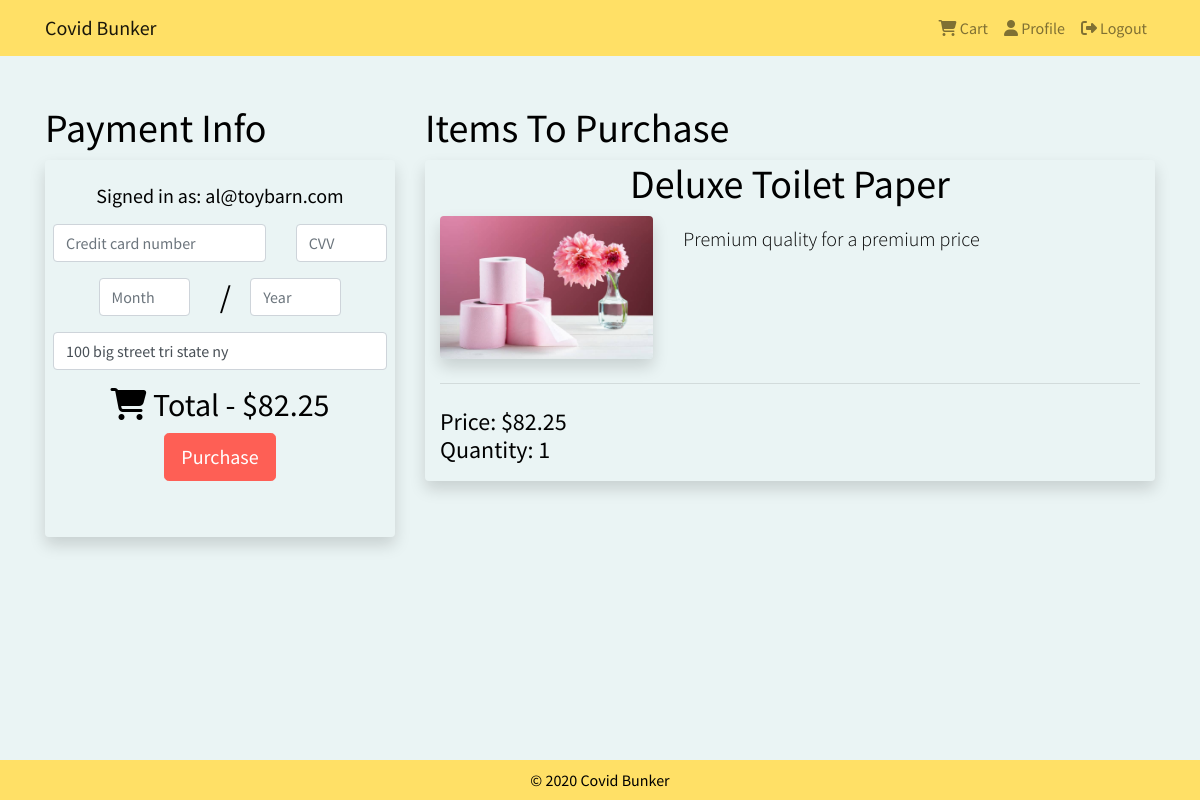
/checkout/5 (signed in), run on the app's committed database.
### tables this page shows
CREATE TABLE "Users" (
	"UID"	TEXT NOT NULL,
	"isAdmin"	INTEGER NOT NULL,
	"Email"	TEXT NOT NULL,
	"Address"	TEXT NOT NULL,
	PRIMARY KEY("UID")
);

CREATE TABLE "Products" (
	"PID"	INTEGER,
	"Name"	TEXT NOT NULL,
	"Description"	TEXT,
	"Price"	REAL NOT NULL,
	"Qty"	INTEGER NOT NULL,
	"ImgURL"	TEXT NOT NULL,
	"Category"	TEXT,
	"Status"	INTEGER,
	PRIMARY KEY("PID" AUTOINCREMENT)
);

### server.py (the view)
@app.route("/checkout/", methods=['GET'])
@app.route("/checkout/<int:PID>", methods=['GET'])
@app.route("/checkout/<int:PID>/<int:quantity>", methods=['GET'])
def checkout(PID=0, quantity=1):
    if session['signed_in'] == False:
        return redirect(url_for("login_get"))
    address = get_db().cursor().execute("select address from Users where uid = ?", (session['uid'],)).fetchone()[0]
    products = []
    total_price = 0.0
    if (PID == 0):
        products = get_cart()
        for p in products:
            total_price += p['price'] * p['quantity']
    else:
        conn = get_db()
        c = conn.cursor()
        product = c.execute('''
        SELECT * FROM Products WHERE PID=?;
        ''', (PID, )).fetchone()
        if (product is None or product==""):
            products = "" # no product was found
        else:
            product = map_product_query_result(product)
            total_price += product['price'] * quantity
            print(product['price'], product['quantity'])
            product['quantity']=quantity
            products.append(product)
    session['itemsPurchased'] = products
    session['purchaseCost'] = total_price
    return render_template("checkout.html", products=products, total_price=total_price, address=address)

### server.py (called while the page is built)
def get_db():
    db = getattr(g, '_database', None)
    if db is None:
        db = g._database = sqlite3.connect(dbpath)
    return db

@app.teardown_appcontext
def close_connection(exception):
    db = getattr(g, '_database', None)
    if db is not None:
        db.close()

def map_product_query_result(product):
    return {'id':product[0], 'name':product[1], 'description':product[2], 'price':product[3], 'quantity':product[4], 'img':product[5], 'category':product[6], 'status':product[7]}

### templates/checkout.html (shortened to what this page needs)
{% extends "base.html" %}
{% block logged_in %}
    {% if session.signed_in %}
        {{ super() }}
    {% endif %}
{% endblock %}
{% block content %}
<br>
<div class="container">
    <div class="row">
        <div class="col-lg-4 col-md-12 text-left pt-4 font-sm">
            <h1> Payment Info</h1>
            <div class="rounded shadow text-center pt-4 px-2">
		    <h5>Signed in as: {{session.email}}</h5>
                <form action="/checkout/" method="POST">
                    <div class="row py-2">
                        <div class="col-8">
                            <input class="form-control" id="ccn" placeholder="Credit card number" aria-label="Credit card number" type="text" name="ccn" required>
                        </div>
                        <div class="col-4">
                            <input class="form-control" id="cvv" placeholder="CVV" aria-label="CVV" type="text" name="cvv" size="2" required>
                        </div>
                    </div>
                    <div class="row py-2 justify-content-center">
                        <div class="col-4">
                            <input class="form-control" id="exp-month" placeholder="Month" aria-label="Month" type="text" name="exp-mon" size="2" required>
                        </div>
                        <div class="col-1 text-center">
                            <h2>/</h2>
                        </div>
                        <div class="col-4">
                            <input class="form-control" id="exp-year" placeholder="Year" aria-label="Year" type="text" name="exp-year" size="2" required>
                        </div>
                    </div>
                    <div class="row">
                        <div class="col-12">
                        	{% if address %}
              				<input class="form-control" id="address" placeholder="Shipping address" aria-label="Shipping address" type="text" name="address" size="35" value="{{address}}" required>
              			{% else %}
                			<input class="form-control" id="address" placeholder="Shipping address" aria-label="Shipping address" type="text" name="address" size="35" required>
              			{% endif %}
                        </div>
                    </div>
                    <div class="container"  id="bottom-checkout-btns">
                        <div class="row pt-3 pb-5">
                            <div class="col-12 text-center">
                                <h2 id="cart-icon-checkout-page"><i class="fas fa-shopping-cart"></i> Total -  {{ "$%.2f"|format(total_price) }}</h2>
                            </div>
                            <div class="col-12 text-center">
                                <input type="submit" class="btn btn-lg btn-danger mb-2" name="sub" value="Purchase">
                            </div>
                        </div>
                    </div>
                </form>
            </div>
        </div>
        <div class="col-lg-8 col-md-12 text-left pt-4">
            <h1> Items To Purchase</h1>
            {% if products %}
            {% for product in products %}
            <div class="container rounded shadow mb-4" id="{{ product.id }}">
                <h1 class="display-5 text-center">{{product.name}}</h1>
                <div class="row">
                    <div class="col-md-4 col-6">
                        <img src="/static/img/{{product.img}}" alt="{{product.name}}" class="img-fluid rounded shadow">
                    </div>
                    <div class="col-md-8 col-6 pt-2">
                        <p class="lead">{{product.description}} </p>
                    </div>
                </div>
                <hr class="my-4">
                <div class="row align-items-center">
                    <div class="col-sm-4 mr-auto pb-2">
                        <h4>
                            Price: {{ "$%.2f"|format(product.price) }}<br>
                            Quantity: {{product.quantity}}
                        </h4>
                    </div>
                </div>
            </div>
            {% endfor %}
            {% endif %}
        </div>
    </div>
</div>
{% endblock %}

### static/css/style.css (style rules this page uses)
html, body { height: 100%; width: 100%; margin: 0; padding: 0; font-family: 'Source Sans Pro', sans-serif; }
.bg-secondary { background-color: #eaf4f4 !important; }
.btn-danger { background-color: #fe5f55 ; border-color: #fe5f55 ; }

### data on the page
Users: email "al@toybarn.com", address "100 big street tri state ny"
Products: name "Deluxe Toilet Paper", img (picture), description "Premium quality for a premium price", price "$82.25", quantity "1"

### other printed values
{{ "$%.2f"|format(total_price) }} "$82.25"
